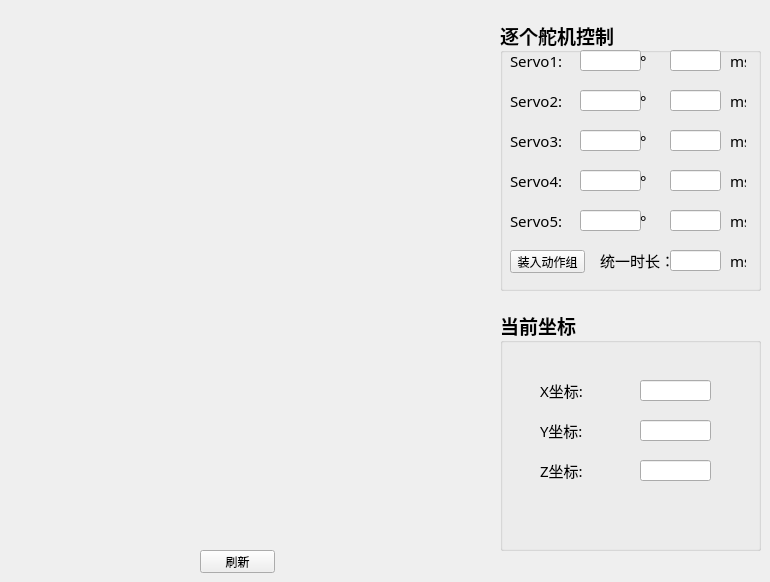
    <widget class="QWidget" name="tab">
     <attribute name="title">
      <string>逐个舵机控制</string>
     </attribute>
     <widget class="QGroupBox" name="groupBox">
      <property name="geometry">
       <rect>
        <x>500</x>
        <y>20</y>
        <width>261</width>
        <height>271</height>
       </rect>
      </property>
      <property name="font">
       <font>
        <family>宋体</family>
        <pointsize>14</pointsize>
        <weight>75</weight>
        <bold>true</bold>
       </font>
      </property>
      <property name="title">
       <string>逐个舵机控制</string>
      </property>
      <widget class="QLineEdit" name="lineEdit">
       <property name="geometry">
        <rect>
         <x>80</x>
         <y>30</y>
         <width>61</width>
         <height>21</height>
        </rect>
       </property>
       <property name="font">
        <font>
         <family>宋体</family>
         <pointsize>11</pointsize>
         <weight>50</weight>
         <bold>false</bold>
        </font>
       </property>
      </widget>
      <widget class="QLineEdit" name="lineEdit_2">
       <property name="geometry">
        <rect>
         <x>170</x>
         <y>30</y>
         <width>51</width>
         <height>21</height>
        </rect>
       </property>
       <property name="font">
        <font>
         <family>宋体</family>
         <pointsize>11</pointsize>
         <weight>50</weight>
         <bold>false</bold>
        </font>
       </property>
      </widget>
      <widget class="QLineEdit" name="lineEdit_3">
       <property name="geometry">
        <rect>
         <x>170</x>
         <y>70</y>
         <width>51</width>
         <height>21</height>
        </rect>
       </property>
       <property name="font">
        <font>
         <family>宋体</family>
         <pointsize>11</pointsize>
         <weight>50</weight>
         <bold>false</bold>
        </font>
       </property>
      </widget>
      <widget class="QLineEdit" name="lineEdit_4">
       <property name="geometry">
        <rect>
         <x>80</x>
         <y>70</y>
         <width>61</width>
         <height>21</height>
        </rect>
       </property>
       <property name="font">
        <font>
         <family>宋体</family>
         <pointsize>11</pointsize>
         <weight>50</weight>
         <bold>false</bold>
        </font>
       </property>
      </widget>
      <widget class="QLineEdit" name="lineEdit_9">
       <property name="geometry">
        <rect>
         <x>80</x>
         <y>150</y>
         <width>61</width>
         <height>21</height>
        </rect>
       </property>
       <property name="font">
        <font>
         <family>宋体</family>
         <pointsize>11</pointsize>
         <weight>50</weight>
         <bold>false</bold>
        </font>
       </property>
      </widget>
      <widget class="QLineEdit" name="lineEdit_10">
       <property name="geometry">
        <rect>
         <x>170</x>
         <y>110</y>
         <width>51</width>
         <height>21</height>
        </rect>
       </property>
       <property name="font">
        <font>
         <family>宋体</family>
         <pointsize>11</pointsize>
         <weight>50</weight>
         <bold>false</bold>
        </font>
       </property>
      </widget>
      <widget class="QLineEdit" name="lineEdit_11">
       <property name="geometry">
        <rect>
         <x>170</x>
         <y>150</y>
         <width>51</width>
         <height>21</height>
        </rect>
       </property>
       <property name="font">
        <font>
         <family>宋体</family>
         <pointsize>11</pointsize>
         <weight>50</weight>
         <bold>false</bold>
        </font>
       </property>
      </widget>
      <widget class="QLineEdit" name="lineEdit_12">
       <property name="geometry">
        <rect>
         <x>80</x>
         <y>110</y>
         <width>61</width>
         <height>21</height>
        </rect>
       </property>
       <property name="font">
        <font>
         <family>宋体</family>
         <pointsize>11</pointsize>
         <weight>50</weight>
         <bold>false</bold>
        </font>
       </property>
      </widget>
      <widget class="QLineEdit" name="lineEdit_14">
       <property name="geometry">
        <rect>
         <x>170</x>
         <y>190</y>
         <width>51</width>
         <height>21</height>
        </rect>
       </property>
       <property name="font">
        <font>
         <family>宋体</family>
         <pointsize>11</pointsize>
         <weight>50</weight>
         <bold>false</bold>
        </font>
       </property>
      </widget>
      <widget class="QLineEdit" name="lineEdit_16">
       <property name="geometry">
        <rect>
         <x>80</x>
         <y>190</y>
         <width>61</width>
         <height>21</height>
        </rect>
       </property>
       <property name="font">
        <font>
         <family>宋体</family>
         <pointsize>11</pointsize>
         <weight>50</weight>
         <bold>false</bold>
        </font>
       </property>
      </widget>
      <widget class="QLineEdit" name="lineEdit_15">
       <property name="geometry">
        <rect>
         <x>170</x>
         <y>230</y>
         <width>51</width>
         <height>21</height>
        </rect>
       </property>
       <property name="font">
        <font>
         <family>宋体</family>
         <pointsize>11</pointsize>
         <weight>50</weight>
         <bold>false</bold>
        </font>
       </property>
      </widget>
      <widget class="QPushButton" name="pushButton_2">
       <property name="geometry">
        <rect>
         <x>10</x>
         <y>230</y>
         <width>75</width>
         <height>23</height>
        </rect>
       </property>
       <property name="font">
        <font>
         <family>宋体</family>
         <pointsize>9</pointsize>
         <weight>50</weight>
         <bold>false</bold>
        </font>
       </property>
       <property name="text">
        <string>装入动作组</string>
       </property>
      </widget>
      <widget class="QLabel" name="label_5">
       <property name="geometry">
        <rect>
         <x>10</x>
         <y>30</y>
         <width>61</width>
         <height>21</height>
        </rect>
       </property>
       <property name="font">
        <font>
         <family>宋体</family>
         <pointsize>11</pointsize>
         <weight>50</weight>
         <bold>false</bold>
        </font>
       </property>
       <property name="text">
        <string>Servo1:</string>
       </property>
      </widget>
      <widget class="QLabel" name="label_6">
       <property name="geometry">
        <rect>
         <x>10</x>
         <y>70</y>
         <width>61</width>
         <height>21</height>
        </rect>
       </property>
       <property name="font">
        <font>
         <family>宋体</family>
         <pointsize>11</pointsize>
         <weight>50</weight>
         <bold>false</bold>
        </font>
       </property>
       <property name="text">
        <string>Servo2:</string>
       </property>
      </widget>
      <widget class="QLabel" name="label_7">
       <property name="geometry">
        <rect>
         <x>10</x>
         <y>110</y>
         <width>61</width>
         <height>21</height>
        </rect>
       </property>
       <property name="font">
        <font>
         <family>宋体</family>
         <pointsize>11</pointsize>
         <weight>50</weight>
         <bold>false</bold>
        </font>
       </property>
       <property name="text">
        <string>Servo3:</string>
       </property>
      </widget>
      <widget class="QLabel" name="label_8">
       <property name="geometry">
        <rect>
         <x>10</x>
         <y>150</y>
         <width>61</width>
         <height>21</height>
        </rect>
       </property>
       <property name="font">
        <font>
         <family>宋体</family>
         <pointsize>11</pointsize>
         <weight>50</weight>
         <bold>false</bold>
        </font>
       </property>
       <property name="text">
        <string>Servo4:</string>
       </property>
      </widget>
      <widget class="QLabel" name="label_9">
       <property name="geometry">
        <rect>
         <x>10</x>
         <y>190</y>
         <width>61</width>
         <height>21</height>
        </rect>
       </property>
       <property name="font">
        <font>
         <family>宋体</family>
         <pointsize>11</pointsize>
         <weight>50</weight>
         <bold>false</bold>
        </font>
       </property>
       <property name="text">
        <string>Servo5:</string>
       </property>
      </widget>
      <widget class="QLabel" name="label_10">
       <property name="geometry">
        <rect>
         <x>100</x>
         <y>230</y>
         <width>71</width>
         <height>21</height>
        </rect>
       </property>
       <property name="font">
        <font>
         <family>宋体</family>
         <pointsize>11</pointsize>
         <weight>50</weight>
         <bold>false</bold>
        </font>
       </property>
       <property name="text">
        <string>统一时长：</string>
       </property>
      </widget>
      <widget class="QLabel" name="label_22">
       <property name="geometry">
        <rect>
         <x>140</x>
         <y>30</y>
         <width>16</width>
         <height>21</height>
        </rect>
       </property>
       <property name="font">
        <font>
         <family>宋体</family>
         <pointsize>11</pointsize>
         <weight>50</weight>
         <bold>false</bold>
        </font>
       </property>
       <property name="text">
        <string>°</string>
       </property>
      </widget>
      <widget class="QLabel" name="label_23">
       <property name="geometry">
        <rect>
         <x>140</x>
         <y>70</y>
         <width>16</width>
         <height>21</height>
        </rect>
       </property>
       <property name="font">
        <font>
         <family>宋体</family>
         <pointsize>11</pointsize>
         <weight>50</weight>
         <bold>false</bold>
        </font>
       </property>
       <property name="text">
        <string>°</string>
       </property>
      </widget>
      <widget class="QLabel" name="label_24">
       <property name="geometry">
        <rect>
         <x>140</x>
         <y>110</y>
         <width>16</width>
         <height>21</height>
        </rect>
       </property>
       <property name="font">
        <font>
         <family>宋体</family>
         <pointsize>11</pointsize>
         <weight>50</weight>
         <bold>false</bold>
        </font>
       </property>
       <property name="text">
        <string>°</string>
       </property>
      </widget>
      <widget class="QLabel" name="label_25">
       <property name="geometry">
        <rect>
         <x>140</x>
         <y>150</y>
         <width>16</width>
         <height>21</height>
        </rect>
       </property>
       <property name="font">
        <font>
         <family>宋体</family>
         <pointsize>11</pointsize>
         <weight>50</weight>
         <bold>false</bold>
        </font>
       </property>
       <property name="text">
        <string>°</string>
       </property>
      </widget>
      <widget class="QLabel" name="label_27">
       <property name="geometry">
        <rect>
         <x>140</x>
         <y>190</y>
         <width>16</width>
         <height>21</height>
        </rect>
       </property>
       <property name="font">
        <font>
         <family>宋体</family>
         <pointsize>11</pointsize>
         <weight>50</weight>
         <bold>false</bold>
        </font>
       </property>
       <property name="text">
        <string>°</string>
       </property>
      </widget>
      <widget class="QLabel" name="label_26">
       <property name="geometry">
        <rect>
         <x>230</x>
         <y>30</y>
         <width>16</width>
         <height>21</height>
        </rect>
       </property>
       <property name="font">
        <font>
         <family>宋体</family>
         <pointsize>11</pointsize>
         <weight>50</weight>
         <bold>false</bold>
        </font>
       </property>
       <property name="text">
        <string>ms</string>
       </property>
      </widget>
      <widget class="QLabel" name="label_28">
       <property name="geometry">
        <rect>
         <x>230</x>
         <y>110</y>
         <width>16</width>
         <height>21</height>
        </rect>
       </property>
       <property name="font">
        <font>
         <family>宋体</family>
         <pointsize>11</pointsize>
         <weight>50</weight>
         <bold>false</bold>
        </font>
       </property>
       <property name="text">
        <string>ms</string>
       </property>
      </widget>
      <widget class="QLabel" name="label_29">
       <property name="geometry">
        <rect>
         <x>230</x>
         <y>190</y>
         <width>16</width>
         <height>21</height>
        </rect>
       </property>
       <property name="font">
        <font>
         <family>宋体</family>
         <pointsize>11</pointsize>
         <weight>50</weight>
         <bold>false</bold>
        </font>
       </property>
       <property name="text">
        <string>ms</string>
       </property>
      </widget>
      <widget class="QLabel" name="label_30">
       <property name="geometry">
        <rect>
         <x>230</x>
         <y>150</y>
         <width>16</width>
         <height>21</height>
        </rect>
       </property>
       <property name="font">
        <font>
         <family>宋体</family>
         <pointsize>11</pointsize>
         <weight>50</weight>
         <bold>false</bold>
        </font>
       </property>
       <property name="text">
        <string>ms</string>
       </property>
      </widget>
      <widget class="QLabel" name="label_31">
       <property name="geometry">
        <rect>
         <x>230</x>
         <y>70</y>
         <width>16</width>
         <height>21</height>
        </rect>
       </property>
       <property name="font">
        <font>
         <family>宋体</family>
         <pointsize>11</pointsize>
         <weight>50</weight>
         <bold>false</bold>
        </font>
       </property>
       <property name="text">
        <string>ms</string>
       </property>
      </widget>
      <widget class="QLabel" name="label_32">
       <property name="geometry">
        <rect>
         <x>230</x>
         <y>230</y>
         <width>16</width>
         <height>21</height>
        </rect>
       </property>
       <property name="font">
        <font>
         <family>宋体</family>
         <pointsize>11</pointsize>
         <weight>50</weight>
         <bold>false</bold>
        </font>
       </property>
       <property name="text">
        <string>ms</string>
       </property>
      </widget>
     </widget>
     <widget class="QGroupBox" name="groupBox_3">
      <property name="geometry">
       <rect>
        <x>500</x>
        <y>310</y>
        <width>261</width>
        <height>241</height>
       </rect>
      </property>
      <property name="font">
       <font>
        <family>宋体</family>
        <pointsize>14</pointsize>
        <weight>75</weight>
        <bold>true</bold>
       </font>
      </property>
      <property name="title">
       <string>当前坐标</string>
      </property>
      <widget class="QLineEdit" name="lineEdit_29">
       <property name="geometry">
        <rect>
         <x>140</x>
         <y>110</y>
         <width>71</width>
         <height>21</height>
        </rect>
       </property>
       <property name="font">
        <font>
         <family>宋体</family>
         <pointsize>11</pointsize>
         <weight>50</weight>
         <bold>false</bold>
        </font>
       </property>
      </widget>
      <widget class="QLineEdit" name="lineEdit_30">
       <property name="geometry">
        <rect>
         <x>140</x>
         <y>150</y>
         <width>71</width>
         <height>21</height>
        </rect>
       </property>
       <property name="font">
        <font>
         <family>宋体</family>
         <pointsize>11</pointsize>
         <weight>50</weight>
         <bold>false</bold>
        </font>
       </property>
      </widget>
      <widget class="QLineEdit" name="lineEdit_31">
       <property name="geometry">
        <rect>
         <x>140</x>
         <y>70</y>
         <width>71</width>
         <height>21</height>
        </rect>
       </property>
       <property name="font">
        <font>
         <family>宋体</family>
         <pointsize>11</pointsize>
         <weight>50</weight>
         <bold>false</bold>
        </font>
       </property>
      </widget>
      <widget class="QLabel" name="label_12">
       <property name="geometry">
        <rect>
         <x>40</x>
         <y>70</y>
         <width>54</width>
         <height>21</height>
        </rect>
       </property>
       <property name="font">
        <font>
         <family>宋体</family>
         <pointsize>11</pointsize>
         <weight>50</weight>
         <bold>false</bold>
        </font>
       </property>
       <property name="text">
        <string>X坐标:</string>
       </property>
      </widget>
      <widget class="QLabel" name="label_13">
       <property name="geometry">
        <rect>
         <x>40</x>
         <y>110</y>
         <width>54</width>
         <height>21</height>
        </rect>
       </property>
       <property name="font">
        <font>
         <family>宋体</family>
         <pointsize>11</pointsize>
         <weight>50</weight>
         <bold>false</bold>
        </font>
       </property>
       <property name="text">
        <string>Y坐标:</string>
       </property>
      </widget>
      <widget class="QLabel" name="label_14">
       <property name="geometry">
        <rect>
         <x>40</x>
         <y>150</y>
         <width>54</width>
         <height>21</height>
        </rect>
       </property>
       <property name="font">
        <font>
         <family>宋体</family>
         <pointsize>11</pointsize>
         <weight>50</weight>
         <bold>false</bold>
        </font>
       </property>
       <property name="text">
        <string>Z坐标:</string>
       </property>
      </widget>
     </widget>
     <widget class="QWidget" name="widget" native="true">
      <property name="geometry">
       <rect>
        <x>10</x>
        <y>10</y>
        <width>481</width>
        <height>531</height>
       </rect>
      </property>
     </widget>
     <widget class="QPushButton" name="pushButton_8">
      <property name="geometry">
       <rect>
        <x>200</x>
        <y>550</y>
        <width>75</width>
        <height>23</height>
       </rect>
      </property>
      <property name="font">
       <font>
        <family>宋体</family>
        <pointsize>9</pointsize>
        <weight>50</weight>
        <bold>false</bold>
       </font>
      </property>
      <property name="text">
       <string>刷新</string>
      </property>
     </widget>
    </widget>
